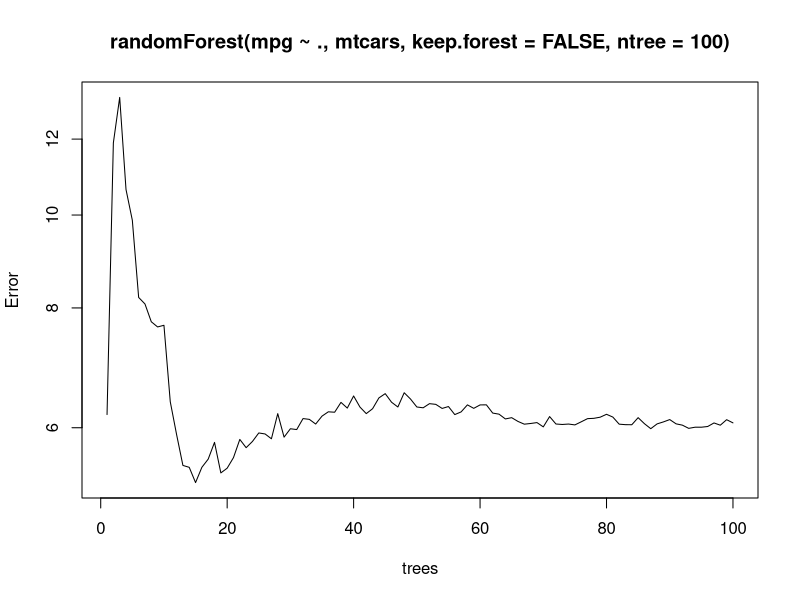

This figure's R source:
library(randomForest)


### Name: plot.randomForest
### Title: Plot method for randomForest objects
### Aliases: plot.randomForest
### Keywords: classif regression tree

### ** Examples

data(mtcars)
plot(randomForest(mpg ~ ., mtcars, keep.forest=FALSE, ntree=100), log="y")
